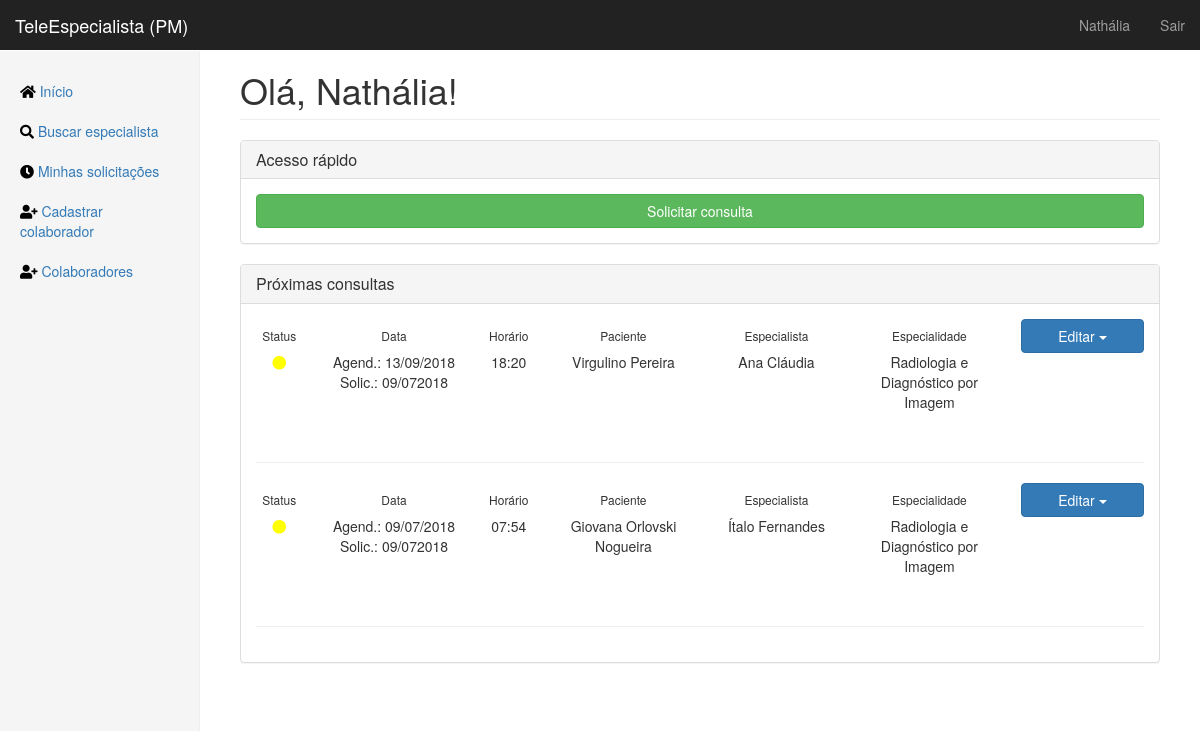
Before: /home (signed in) with the older database file.
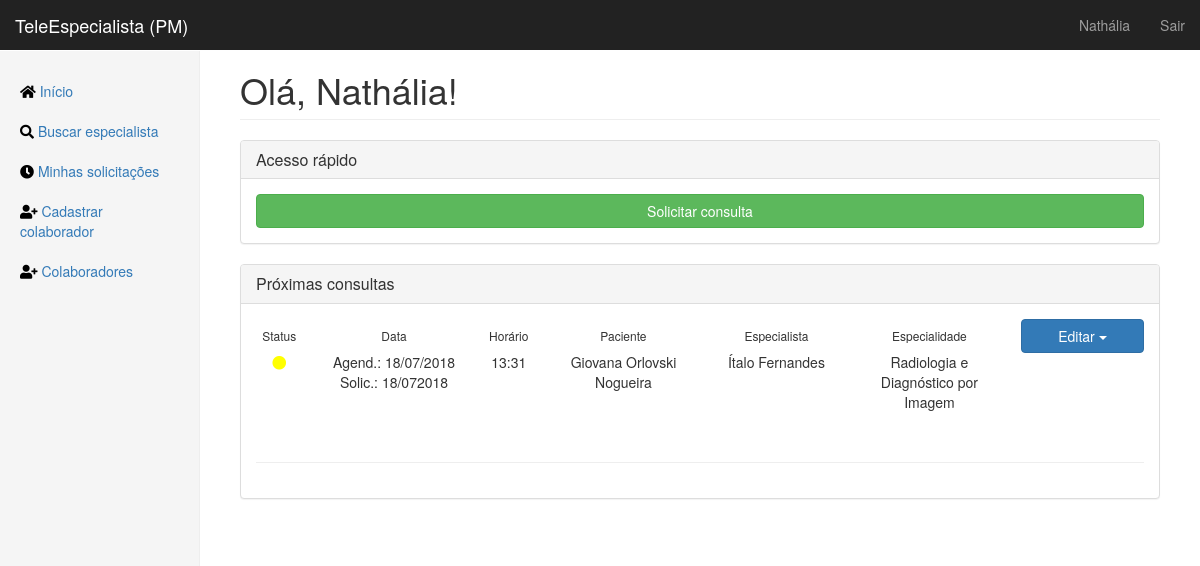
After: the same page with the newer database file.
### app/models.py (models this page shows, shortened)
class User(db.Model, UserMixin):
    id = db.Column(db.Integer, primary_key=True)
    email = db.Column(db.String(120), unique=True, nullable=False)
    password = db.Column(db.String(64), nullable=False)
    image_file = db.Column(db.String(100))
    crm = db.Column(db.Integer, unique=True, nullable=False)
    fullname = db.Column(db.String(256), nullable=False)
    birthdate = db.Column(db.DateTime)
    birthcity = db.Column(db.String(256))
    birthstate = db.Column(db.String(2))
    rg = db.Column(db.String(12), unique=True, nullable=False)
    cpf = db.Column(db.String(12), unique=True, nullable=False)
    cep = db.Column(db.Integer)
    place = db.Column(db.String(64))
    address = db.Column(db.String(256))
    neighborhood = db.Column(db.String(128))
    city = db.Column(db.String(128))
    state = db.Column(db.String(2))
    phone_1 = db.Column(db.String(16), nullable=False)
    phone_2 = db.Column(db.String(16))
    specialties = db.relationship('Specialty', secondary=joinsSpecialtyUser,
    backref=db.backref('doctors', lazy='dynamic'))
    consultas = db.relationship('Consulta', secondary=joinConsultaUser,
    backref=db.backref('doctors', lazy='dynamic'))
    shifts = db.relationship('Calendar', secondary=joinCalendarUser,
    backref=db.backref('doctor', lazy='dynamic'))

class Consulta(db.Model):
    id = db.Column(db.Integer, primary_key=True)
    data_solicitacao = db.Column(db.DateTime, default=datetime.datetime.now)
    data_agendada = db.Column(db.DateTime, default=datetime.datetime.now)
    nome_paciente = db.Column(db.String(256))
    status = db.Column(db.String(256), default="Aguardando") # Aguardando, Confirmada, Cancelada
    link_consulta = db.Column(db.String(256), default="Empty")
    def get_other_doctor(self, user_eu):
        return self.doctors.filter(User.id!=user_eu.id)[0]

class Specialty(db.Model):
    id = db.Column(db.Integer, primary_key=True)
    specialty = db.Column(db.String(64), unique=True, nullable=False)
    service_days = db.relationship('Calendar', backref='specialty')

### app/routes.py (the view)
@app.route("/home")
@login_required
def home():
    if current_user.specialties[0].specialty == 'Geral':
        homepage = 'home.html'
    else:
        homepage = 'homeSpecialist.html'
    return render_template(homepage, title="Início - TeleEspecialista")

### app/models.py (called while the page is built)
@login_manager.user_loader
def load_user(user_id):
    return User.query.get(int(user_id))

### app/templates/home.html (shortened to what this page needs)
{% extends "layout.html" %}
{% block content %}
<h1 class="page-header">Olá, {{ current_user.fullname.split(' ', 1)[0] }}!</h1>
<div class="panel panel-default">
    <div class="panel-heading">
        <h3 class="panel-title">Acesso rápido</h3>
    </div>
    <div class="panel-body">
        <div class="row">
            <div class="col-md-12">
                <a href="{{ url_for('search_specialist') }}" role="button" class="btn btn-success btn-block">Solicitar consulta</a>
            </div>
        </div>
    </div>
</div>
<div class="panel panel-default">
    <div class="panel-heading">
        <h3 class="panel-title">Próximas consultas</h3>
    </div>
    <div class="panel-body">
        {% for consulta in current_user.consultas[::-1] %}
        <div class="row">
            <div class="col-md-1 text-center">
                <h6>Status</h6>
                {% if consulta.status == "Aguardando" %}
                <i class="fas fa-circle" style="color:yellow;"></i>
                {% elif consulta.status == "Confirmada" %}
                <i class="fas fa-circle" style="color:lightgreen;"></i>
                {% elif consulta.status == "Pronto" %}
                <i class="fas fa-circle" style="color:blue;"></i>
                {% else %}
                <i class="fas fa-circle" style="color:red;"></i>
                {%endif%}
            </div>
            <div class="col-md-2 text-center">
                <h6>Data</h6>
                Agend.: {{ consulta.data_agendada.strftime('%d/%m/%Y') }}
                Solic.: {{ consulta.data_solicitacao.strftime('%d/%m%Y') }}
            </div>
            <div class="col-md-1 text-center">
                <h6>Horário</h6>
                <p>{{ consulta.data_agendada.strftime('%H:%M') }}</p>
            </div>
            <div class="col-md-2 text-center">
                <h6>Paciente</h6>
                <p>{{ consulta.nome_paciente }}</p>
            </div>
            <div class="col-md-2 text-center">
                <h6>Especialista</h6>
                <p>{{consulta.get_other_doctor(current_user).fullname}}</p>
            </div>
            <div class="col-md-2 text-center">
                <h6>Especialidade</h6>
                <p>{{consulta.get_other_doctor(current_user).specialties[0].specialty}}</p>
            </div>
            <div class="col-md-2">
                <div class="btn-group btn-block">
                    <button type="button" class="btn btn-primary dropdown-toggle btn-block" data-toggle="dropdown" aria-haspopup="true" aria-expanded="false">
                        Editar <span class="caret"></span>
                    </button>
                </div>
            </div>
        </div>
        <br><hr>
        {% endfor %}
    </div>
</div>
{% endblock content %}

### app/templates/layout.html (shortened to what this page needs)
<!DOCTYPE html>
<html lang="pt-br">
<head>
    <link rel="stylesheet" href="https://use.fontawesome.com/releases/v5.0.13/css/all.css">
    <link href="{{ url_for('static', filename='css/bootstrap.min.css') }}" rel="stylesheet" type="text/css">
    <link href="{{ url_for('static', filename='css/dashboard.css') }}" rel="stylesheet" type="text/css">
    <link href="{{ url_for('static', filename='css/mainLogged.css') }}" rel="stylesheet" type="text/css">
</head>
<body>
    <nav class="navbar navbar-inverse navbar-fixed-top">
        <div class="container-fluid">
            <div class="navbar-header">
                <a class="navbar-brand" href="{{ url_for('home') }}">TeleEspecialista (PM)</a>
            </div>
            <div id="navbar" class="navbar-collapse collapse">
                <ul class="nav navbar-nav navbar-right">
                    <li><a href="{{ url_for("account") }}">{{current_user.fullname.split()[0]}}</a></li>
                    <li><a href="{{ url_for("logout") }}">Sair</a></li>
                </ul>
            </div>
        </div>
    </nav>
    <div class="container-fluid">
        <div class="row">
            <div class="col-sm-3 col-md-2 sidebar">
                <ul class="nav nav-sidebar">
                    <li><a href="{{ url_for("home") }}"> <i class="fa fa-home" style="color:black"></i>
                        Início<span class="sr-only">(current)</span></a></li>
                    <li><a href="{{ url_for("search_specialist") }}"><i class="fa fa-search" style="color:black"></i>
                        Buscar especialista</a></li>
                    <li><a href="{{ url_for("check_requests") }}"><i class="fa fa-clock" style="color:black"></i>
                        Minhas solicitações</a></li>
                    <li><a href="{{ url_for("register") }}"><i class="fa fa-user-plus" style="color:black"></i>
                        Cadastrar colaborador</a></li>
                    <li><a href="{{ url_for("staff") }}"><i class="fa fa-user-plus" style="color:black"></i>
                        Colaboradores</a></li>
                </ul>
            </div>
            <div class="col-sm-9 col-sm-offset-3 col-md-10 col-md-offset-2 main">
                {% block content %}
                {% endblock content %}
            </div>
        </div>
    </div>
</body>
</html>

### app/static/css/dashboard.css (style rules this page uses)
body { padding-top: 50px; }
.navbar-fixed-top { border: 0; }
.sidebar { display: none; }
@media (min-width: 768px) { .sidebar { position: fixed; top: 51px; bottom: 0; left: 0; z-index: 1000; display: block; padding: 20px; overflow-x: hidden; overflow-y: auto; background-color: #f5f5f5; border-right: 1px solid #eee; } }
.nav-sidebar { margin-right: -21px; margin-bottom: 20px; margin-left: -20px; }
.nav-sidebar > li > a { padding-right: 20px; padding-left: 20px; }
.main { padding: 20px; }
@media (min-width: 768px) { .main { padding-right: 40px; padding-left: 40px; } }
.main .page-header { margin-top: 0; }

Changed rows visible on the page:
removed Consulta: status "Aguardando" (drawn), data_agendada "13/09/2018", data_solicitacao "09/072018", data_agendada "18:20", nome_paciente "Virgulino Pereira", get_other_doctor "Ana Cláudia", get_other_doctor "Radiologia e Diagnóstico por Imagem"
changed Consulta "Giovana Orlovski Nogueira": data_agendada "09/07/2018" → "18/07/2018"; data_solicitacao "09/072018" → "18/072018"; data_agendada "07:54" → "13:31"
